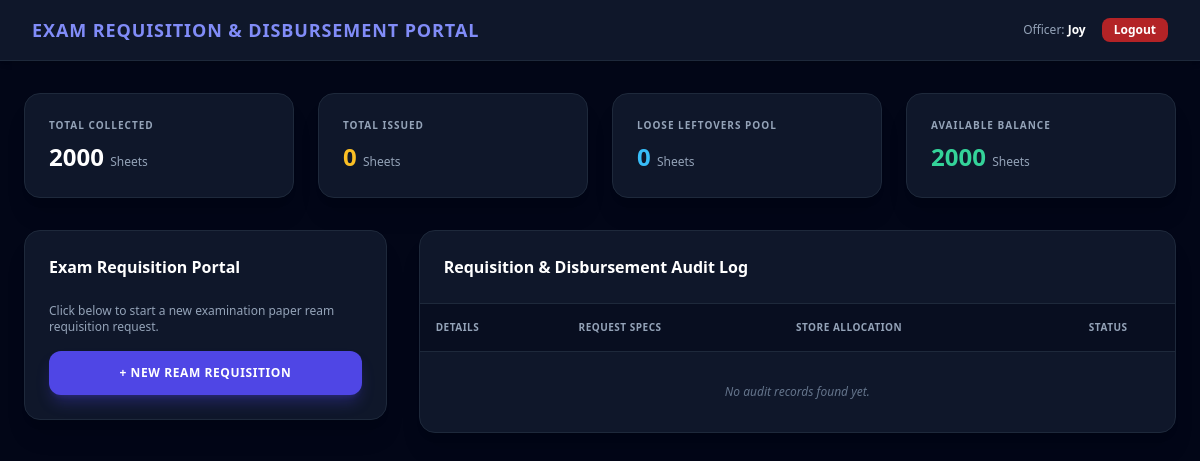
The page /exam/dashboard (signed in) on the database as committed earlier.
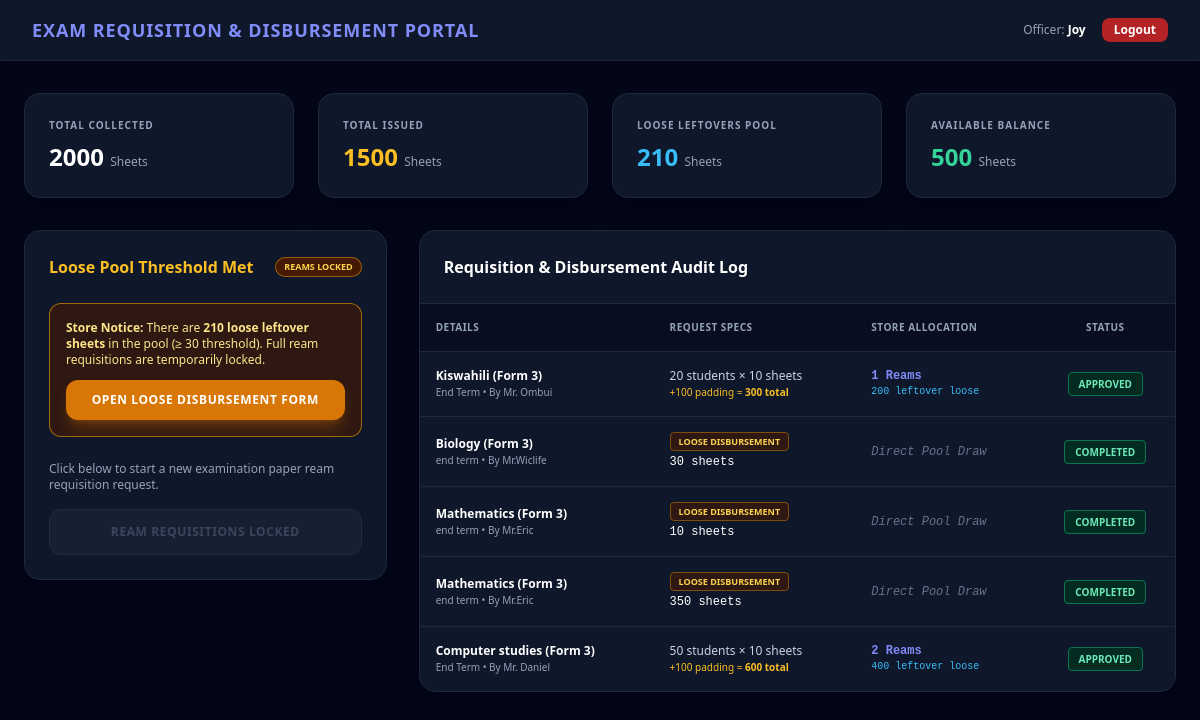
The same page on the database as committed later.
### app/models.py (models this page shows, shortened)
class User(db.Model, UserMixin):
    __tablename__ = 'user'
    id = db.Column(db.Integer, primary_key=True)
    username = db.Column(db.String(100), nullable=False, unique=True)
    password_hash = db.Column(db.String(255), nullable=False)
    role = db.Column(db.String(50), nullable=False)  # 'super_admin', 'school_admin', 'hoi', 'ream_collection', 'exam_officer'
    school_id = db.Column(db.Integer, db.ForeignKey('school.id'), nullable=True)

class ExamRequisition(db.Model):
    __tablename__ = 'exam_requisitions'
    id = db.Column(db.Integer, primary_key=True)
    school_id = db.Column(db.Integer, db.ForeignKey('school.id'), nullable=False)
    department_subject = db.Column(db.String(150), nullable=False)
    teacher_name = db.Column(db.String(100), nullable=False)
    purpose = db.Column(db.String(150), nullable=False)
    form_grade = db.Column(db.String(50), nullable=False)
    num_students = db.Column(db.Integer, nullable=False)
    sheets_per_student = db.Column(db.Integer, nullable=False)
    padding_sheets = db.Column(db.Integer, default=100)
    total_sheets_required = db.Column(db.Integer, nullable=False)
    full_reams_to_issue = db.Column(db.Integer, nullable=False)
    leftover_loose_sheets = db.Column(db.Integer, nullable=False)
    sheets_returned = db.Column(db.Integer, default=0)
    is_loose_disbursement = db.Column(db.Boolean, default=False)
    status = db.Column(db.String(20), default='Pending')
    date_requested = db.Column(db.DateTime, default=datetime.utcnow)
    school = db.relationship('School', backref=db.backref('exam_requisitions', lazy=True))

### app/routes/exam.py (the view, shortened to what this page needs)
@exam_bp.route('/dashboard', methods=['GET', 'POST'])
@login_required
def dashboard():
    school_id = current_user.school_id
    requisitions = ExamRequisition.query.filter_by(school_id=school_id).order_by(ExamRequisition.date_requested.desc()).all()
    submitted_students = Student.query.filter_by(school_id=school_id).filter(
        (Student.term_1_status == 'Submitted') |
        (Student.term_2_status == 'Submitted') |
        (Student.term_3_status == 'Submitted')
    ).count()
    total_collected = submitted_students * 500
    total_issued = sum(
        r.full_reams_to_issue * 500
        for r in requisitions
        if r.status != 'Rejected' and not r.is_loose_disbursement
    )
    total_loose_generated = sum(
        r.leftover_loose_sheets for r in requisitions
        if r.status in ['Pending', 'Approved', 'Issued'] and not r.is_loose_disbursement
    )
    total_loose_disbursed = sum(
        r.total_sheets_required for r in requisitions
        if r.is_loose_disbursement and r.status != 'Rejected'
    )
    current_loose_leftovers = total_loose_generated - total_loose_disbursed
    available_balance = total_collected - total_issued
    return render_template(
        'exam/dashboard.html',
        requisitions=requisitions,
        total_collected=total_collected,
        total_issued=total_issued,
        current_loose_leftovers=current_loose_leftovers,
        available_balance=available_balance
    )

### app/templates/exam/dashboard.html (shortened to what this page needs)
<!DOCTYPE html>
<html lang="en">
<head>
    <script src="https://cdn.tailwindcss.com"></script>
</head>
<body class="bg-slate-950 text-slate-100 min-h-screen">
    <nav class="bg-slate-900 border-b border-slate-800 px-8 py-4 flex justify-between items-center shadow-md">
        <h1 class="text-lg font-black tracking-wider text-indigo-400">EXAM REQUISITION & DISBURSEMENT PORTAL</h1>
        <div class="flex items-center space-x-4">
            <span class="text-xs text-slate-400">Officer: <strong class="text-white">{{ current_user.username }}</strong></span>
            <a href="{{ url_for('auth.logout') }}" class="px-3 py-1 bg-red-600/80 hover:bg-red-600 text-white text-xs font-semibold rounded-lg transition">Logout</a>
        </div>
    </nav>
    <main class="max-w-7xl mx-auto px-6 py-8 space-y-8">
        <div class="grid grid-cols-1 md:grid-cols-4 gap-6">
            <div class="bg-slate-900 p-6 rounded-2xl border border-slate-800 shadow-xl">
                <p class="text-[10px] font-bold uppercase tracking-widest text-slate-400">Total Collected</p>
                <h3 class="text-2xl font-black mt-2 text-white">{{ total_collected }} <span class="text-xs font-normal text-slate-400">Sheets</span></h3>
            </div>
            <div class="bg-slate-900 p-6 rounded-2xl border border-slate-800 shadow-xl">
                <p class="text-[10px] font-bold uppercase tracking-widest text-slate-400">Total Issued</p>
                <h3 class="text-2xl font-black mt-2 text-amber-400">{{ total_issued }} <span class="text-xs font-normal text-slate-400">Sheets</span></h3>
            </div>
            <div class="bg-slate-900 p-6 rounded-2xl border border-slate-800 shadow-xl">
                <p class="text-[10px] font-bold uppercase tracking-widest text-slate-400">Loose Leftovers Pool</p>
                <h3 class="text-2xl font-black mt-2 text-sky-400">{{ current_loose_leftovers }} <span class="text-xs font-normal text-slate-400">Sheets</span></h3>
            </div>
            <div class="bg-slate-900 p-6 rounded-2xl border border-slate-800 shadow-xl">
                <p class="text-[10px] font-bold uppercase tracking-widest text-slate-400">Available Balance</p>
                <h3 class="text-2xl font-black mt-2 text-emerald-400">{{ available_balance }} <span class="text-xs font-normal text-slate-400">Sheets</span></h3>
            </div>
        </div>
        <div class="grid grid-cols-1 lg:grid-cols-3 gap-8">
            <div class="bg-slate-900 p-6 rounded-2xl border border-slate-800 shadow-xl h-fit space-y-6">
                <div class="flex justify-between items-center">
                    <h2 class="text-base font-bold text-white">
                        {% if current_loose_leftovers >= 30 %}
                            <span class="text-amber-400">Loose Pool Threshold Met</span>
                        {% else %}
                            Exam Requisition Portal
                        {% endif %}
                    </h2>
                    {% if current_loose_leftovers >= 30 %}
                        <span class="px-2 py-0.5 bg-amber-950 border border-amber-500/50 text-amber-300 text-[9px] uppercase font-bold rounded-full">Reams Locked</span>
                    {% endif %}
                </div>
                {% if current_loose_leftovers >= 30 %}
                <div class="p-4 rounded-xl bg-amber-950/60 border border-amber-500/60 text-amber-200 text-xs space-y-3">
                    <p>
                        <strong>Store Notice:</strong> There are <strong>{{ current_loose_leftovers }} loose leftover sheets</strong> in the pool (≥ 30 threshold). Full ream requisitions are temporarily locked.
                    </p>
                    <button type="button" onclick="openLooseModal()" class="w-full py-3 bg-amber-600 hover:bg-amber-500 text-white font-bold text-xs uppercase tracking-wider rounded-xl transition shadow-lg shadow-amber-600/30 cursor-pointer">
                        Open Loose Disbursement Form
                    </button>
                </div>
                {% endif %}
                <div class="space-y-4">
                    <p class="text-xs text-slate-400">Click below to start a new examination paper ream requisition request.</p>
                    <button type="button" onclick="openRequisitionFormModal()"
                        {% if current_loose_leftovers >= 30 %}disabled{% endif %}
                        class="w-full py-3.5 {% if current_loose_leftovers >= 30 %}bg-slate-800 text-slate-500 border border-slate-700 cursor-not-allowed opacity-50{% else %}bg-indigo-600 hover:bg-indigo-500 text-white shadow-lg shadow-indigo-600/30 cursor-pointer{% endif %} font-bold text-xs uppercase tracking-wider rounded-xl transition">
                        {% if current_loose_leftovers >= 30 %}Ream Requisitions Locked{% else %}+ New Ream Requisition{% endif %}
                    </button>
                </div>
            </div>
            <div class="lg:col-span-2 bg-slate-900 rounded-2xl border border-slate-800 overflow-hidden shadow-xl h-fit">
                <div class="p-6 border-b border-slate-800">
                    <h2 class="text-base font-bold text-white">Requisition & Disbursement Audit Log</h2>
                </div>
                <div class="overflow-x-auto">
                    <table class="w-full text-left border-collapse">
                        <thead>
                            <tr class="bg-slate-950/50 border-b border-slate-800 text-[10px] uppercase tracking-wider text-slate-400">
                                <th class="p-4">Details</th>
                                <th class="p-4">Request Specs</th>
                                <th class="p-4">Store Allocation</th>
                                <th class="p-4 text-center">Status</th>
                            </tr>
                        </thead>
                        <tbody class="divide-y divide-slate-800 text-xs">
                            {% for req in requisitions %}
                            <tr class="hover:bg-slate-850 transition">
                                <td class="p-4">
                                    <div class="font-bold text-white">{{ req.department_subject }} ({{ req.form_grade }})</div>
                                    <div class="text-slate-400 text-[10px]">{{ req.purpose }} • By {{ req.teacher_name }}</div>
                                </td>
                                <td class="p-4 text-slate-300">
                                    {% if req.is_loose_disbursement %}
                                        <span class="px-2 py-0.5 bg-amber-950/60 text-amber-300 border border-amber-500/40 rounded text-[9px] font-bold uppercase">Loose Disbursement</span>
                                        <div class="mt-1 font-mono text-white">{{ req.total_sheets_required }} sheets</div>
                                    {% else %}
                                        <div>{{ req.num_students }} students × {{ req.sheets_per_student }} sheets</div>
                                        <div class="text-[10px] text-amber-400">+{{ req.padding_sheets }} padding = <strong>{{ req.total_sheets_required }} total</strong></div>
                                    {% endif %}
                                </td>
                                <td class="p-4 text-slate-300 font-mono">
                                    {% if req.is_loose_disbursement %}
                                        <span class="text-slate-500 italic">Direct Pool Draw</span>
                                    {% else %}
                                        <div><strong class="text-indigo-400">{{ req.full_reams_to_issue }} Reams</strong></div>
                                        <div class="text-[10px] text-sky-400">{{ req.leftover_loose_sheets }} leftover loose</div>
                                    {% endif %}
                                </td>
                                <td class="p-4 text-center">
                                    <span class="px-2.5 py-1 bg-emerald-950 border border-emerald-500/50 text-emerald-300 font-bold uppercase rounded text-[10px]">{{ req.status }}</span>
                                </td>
                            </tr>
                            {% else %}
                            <tr>
                                <td colspan="4" class="p-8 text-center text-slate-500 italic">No audit records found yet.</td>
                            </tr>
                            {% endfor %}
                        </tbody>
                    </table>
                </div>
            </div>
        </div>
    </main>
</body>
</html>

Rows that differ between the two databases and show on the page:
added ExamRequisition: department_subject "Kiswahili", form_grade "Form 3", purpose "End Term", teacher_name "Mr. Ombui", num_students "20", sheets_per_student "10", padding_sheets "100", total_sheets_required "300", full_reams_to_issue "1", leftover_loose_sheets "200", status "APPROVED"
added ExamRequisition: department_subject "Biology", form_grade "Form 3", purpose "end term", teacher_name "Mr.Wiclife", total_sheets_required "30", is_loose_disbursement "Direct Pool Draw", status "COMPLETED"
added ExamRequisition: department_subject "Mathematics", form_grade "Form 3", purpose "end term", teacher_name "Mr.Eric", total_sheets_required "10", is_loose_disbursement "Direct Pool Draw", status "COMPLETED"
added ExamRequisition: department_subject "Mathematics", form_grade "Form 3", purpose "end term", teacher_name "Mr.Eric", total_sheets_required "350", is_loose_disbursement "Direct Pool Draw", status "COMPLETED"
added ExamRequisition: department_subject "Computer studies", form_grade "Form 3", purpose "End Term", teacher_name "Mr. Daniel", num_students "50", sheets_per_student "10", padding_sheets "100", total_sheets_required "600", full_reams_to_issue "2", leftover_loose_sheets "400", status "APPROVED"
Other text that changed with them:
{{ total_issued }}: "0" → "1500"
{{ current_loose_leftovers }}: "0" → "210"
{{ available_balance }}: "2000" → "500"
{{ current_loose_leftovers }}: (not shown) → "210"
text no longer shown: "Exam Requisition Portal + NEW REAM REQUISITION No audit records found yet."
text now shown: "Loose Pool Threshold Met REAMS LOCKED Store Notice: There are loose leftover sheets in the pool (≥ 30 threshold). Full ream requisitions are temporarily locked. OPEN LOOSE DISBURSEMENT FORM REAM REQUISITIONS LOCKED"
